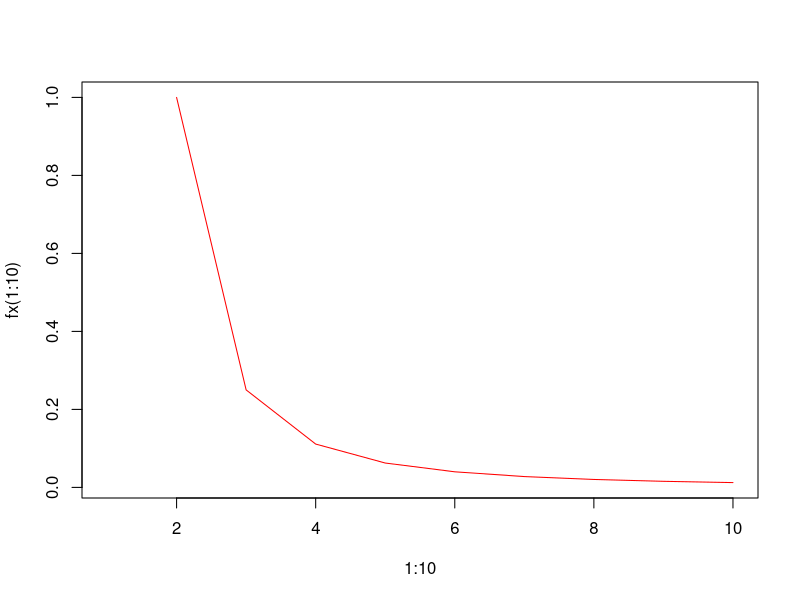
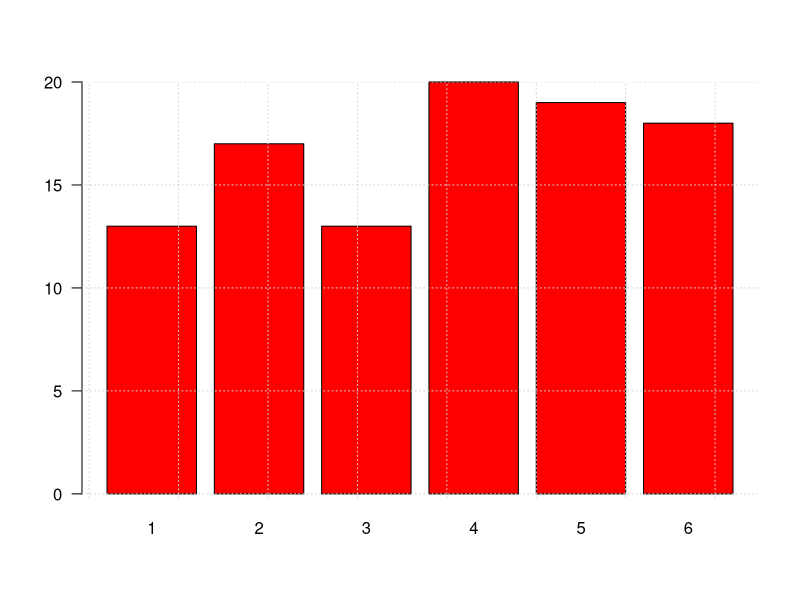
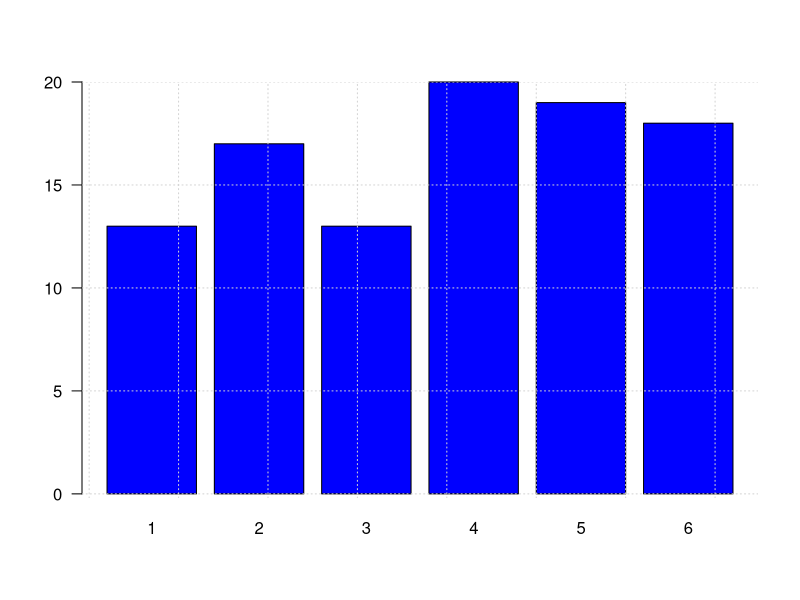

Write the R code that produced these figures, in order.
## ---- chunk 1
x=c(1,2,3,4,5)         #<<
x
## ---- chunk 2
y=c("Muy regular", "Regular", "Bueno", "Muy bueno", "Excelente")
y
## ---- chunk 3
x=1:9
m=matrix(x,nrow=3)   #<<
m
## ---- chunk 4
x=1:9
y=10:18
z=19:27
mn=array(c(x,y),dim=c(3,3,3)) #<<
mn
## ---- chunk 5
x=c("rojo", "verde", "azul")
y=rep(x, times=4)
x
y

## ---- chunk 6
fx=function(x){1/(x-1)^2} #<<
fx(100) # funcion evaluada en x=100
## ---- chunk 7
plot(1:10, fx(1:10), type="l", col="red")
## ---- chunk 8
y=sample(1:6,100, replace = T)  # generacion de datos
# funcion definida para la construccion de graficos
grafica=function(x,color){
        barplot(x,
                col=color, las=1)
        grid()
}

z=table(y) # generacion de tabla de datos
grafica(z,"red")  # evalua la funcion en los datos z y colo rojo
## ---- chunk 9
w=round(prop.table(z)*100,2)  # genera datos y constuye tabla en porcentaje
grafica(w,"blue")  # evalua la funcion con w y color azul
